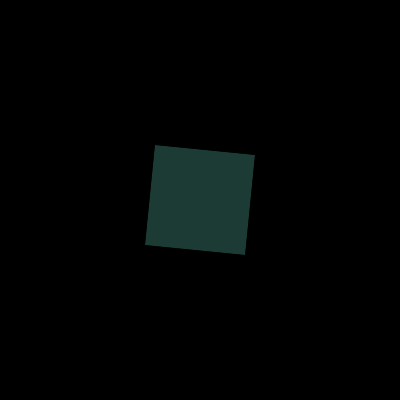
Frame 1 (no input)
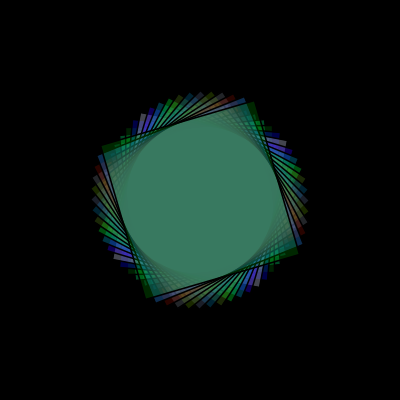
Frame 60 (the mouse pressed at the canvas centre just before this capture)
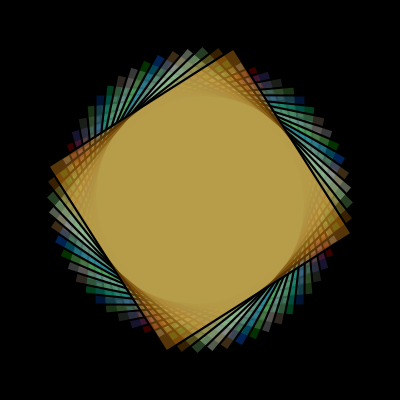
Frame 120 (the mouse held since frame 60 and released just before this capture)

The Processing sketch that drew these frames (run headless with seeded random() and noise(); from frame 60 on, the mouse is pressed at the canvas centre):

// Processing sketch: processing_130096
// ── processing_130096.pde

float rad = 0.0;
float s =1.0;
float timer = 0.0;
float myscaleSpeed = 0.01;
float myscale =1.0;
void setup()
{
  size(400,400);
  background(0);
  colorMode(HSB, 360,100,100);
  frameRate(30);
}

void draw()
{
  rad =rad +0.1;
  s = s+ 0.01;
  timer = timer+(1.0/30.0);
  println(timer);
  myscale = myscale +myscaleSpeed;
  
  if(timer >=0.0 && timer <15.1)
  {
  pushMatrix();
  fill(random(255),random(200),random(50,100),random(50,100));
  
  translate(width/2, height/2);
  rotate(rad);
  scale(s);
  rectMode(CENTER);
  rect(0,0,100,100);
  popMatrix();
  }
else if (timer >15.1 && timer <33.0)
  {
    myscale = myscale -myscaleSpeed*2;
    pushMatrix();
    translate(width/2,height/2);
    rotate(rad);
    scale(myscale);
    rectMode(CENTER);
    rect(0,0,100,100);
    fill(random(255),random(200,360),random(50,100),random(10,60));
    popMatrix();
  }
  else if (timer>33.1)
  {
    pushMatrix();
    translate(width/2,height/2);
    rotate(rad);
    scale(myscale);
    ellipse(0,0,100,100);
    fill(random(255),random(200),random(50,100),random(50,100));
    popMatrix();
  }
}
